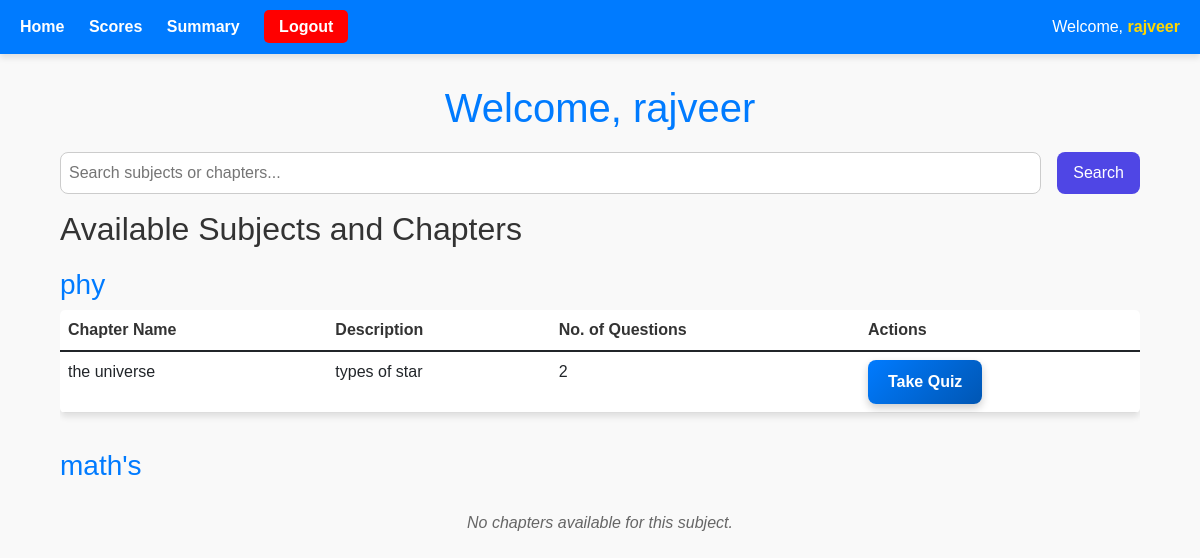
Screenshot of /user/dashboard (signed in) with the database file from the repository.
### app/models/subject.py (models this page shows, shortened)
class Subject(db.Model):
    __tablename__ = 'subjects'
    id = db.Column(db.Integer, primary_key=True)
    name = db.Column(db.String(100), nullable=False)
    created_at = db.Column(db.DateTime, default=datetime.utcnow)
    chapters = db.relationship('Chapter', backref='subject', lazy=True)

class Chapter(db.Model):
    __tablename__ = 'chapters'
    id = db.Column(db.Integer, primary_key=True)
    title = db.Column(db.String(100), nullable=False)
    description = db.Column(db.Text)
    subject_id = db.Column(db.Integer, db.ForeignKey('subjects.id'))
    question_count = db.Column(db.Integer, default=0)
    created_at = db.Column(db.DateTime, default=datetime.utcnow)

### app/controllers/user_controller.py (the view)
@user_bp.route('/dashboard')
def dashboard():
    if 'user_id' not in session:
        flash("Please log in first.", "warning")
        return redirect(url_for('auth.login'))  # Redirect if not logged in
    search_query = request.args.get('search', '')
    if search_query:
        subjects = Subject.query.filter(Subject.name.ilike(f'%{search_query}%')).all()
    else:
        subjects = Subject.query.all()
    chapter_map = {chapter.id: chapter for chapter in Chapter.query.all()}
    quiz_map = {quiz.chapter_id for quiz in Quiz.query.all()}
    for subject in subjects:
        subject.chapters = [chapter_map[chap_id] for chap_id in chapter_map if chapter_map[chap_id].subject_id == subject.id]
        for chapter in subject.chapters:
            chapter.has_quiz = chapter.id in quiz_map  # Efficient check if a quiz exists
    return render_template('user/dashboard.html', subjects=subjects, search_query=search_query, username=session.get('username'))

### app/templates/user/dashboard.html (shortened to what this page needs)
<!DOCTYPE html>
<html lang="en">
<head>
    <link href="https://cdn.jsdelivr.net/npm/bootstrap@5.1.3/dist/css/bootstrap.min.css" rel="stylesheet">
    <link rel="stylesheet" href="{{ url_for('static', filename='css/dashboard.css') }}">
</head>
<body>
    <div class="menu-bar">
        <div class="menu-links">
            <a href="{{ url_for('user.dashboard') }}">Home</a>
            <a href="{{ url_for('user.scores') }}">Scores</a>
            <a href="{{ url_for('user.summary') }}">Summary</a>
            <a href="{{ url_for('auth.logout') }}" class="logout-btn">Logout</a>
        </div>
        <div class="welcome">
            {% if session.get('user_id') %}
                Welcome, <span class="username">{{ session.get('username', 'User') }}</span>
            {% else %}
                Welcome, Guest
            {% endif %}
        </div>
    </div>
    <div class="container">
        <h1 class="dashboard-title">
            {% if session['user_id'] %}
                Welcome, {{ session['username'] }}
            {% else %}
                Welcome to the Dashboard
            {% endif %}
        </h1>
        <form action="{{ url_for('user.dashboard') }}" method="GET" class="search-bar" style="margin-bottom: 1rem; display: flex; gap: 1rem;">
            <input type="text" name="search" placeholder="Search subjects or chapters..." value="{{ request.args.get('search', '') }}"
                   style="padding: 0.5rem; width: 100%; border: 1px solid #ccc; border-radius: 0.5rem;">
            <button type="submit" style="padding: 0.5rem 1rem; background-color: #4f46e5; color: white; border: none; border-radius: 0.5rem; cursor: pointer;">
                 Search
            </button>
        </form>
        <h2>Available Subjects and Chapters</h2>
        {% if subjects %}
            {% for subject in subjects %}
                <h3 class="subject-title">{{ subject.name }}</h3>
                {% if subject.chapters %}
                    <div class="table-responsive">
                        <table class="table">
                            <thead>
                                <tr>
                                    <th>Chapter Name</th>
                                    <th>Description</th>
                                    <th>No. of Questions</th>
                                    <th>Actions</th>
                                </tr>
                            </thead>
                            <tbody>
                                {% for chapter in subject.chapters %}
                                    <tr>
                                        <td>{{ chapter.title }}</td>
                                        <td>{{ chapter.description }}</td>
                                        <td>{{ chapter.question_count }}</td>
                                        <td>
                                            {% if chapter.has_quiz %}
                                                <a href="{{ url_for('user.take_quiz', chapter_id=chapter.id) }}" class="quiz-btn">Take Quiz</a>
                                            {% else %}
                                                <button class="quiz-btn" disabled style="background-color: grey; cursor: not-allowed;">No Quiz Available</button>
                                            {% endif %}
                                        </td>
                                    </tr>
                                {% endfor %}
                            </tbody>
                        </table>
                    </div>
                {% else %}
                    <p class="no-data">No chapters available for this subject.</p>
                {% endif %}
            {% endfor %}
        {% else %}
            <p class="no-data">No subjects available at the moment.</p>
        {% endif %}
    </div>
</body>
</html>

### app/static/css/dashboard.css (style rules this page uses)
body { margin: 0; font-family: 'Arial', sans-serif; background-color: #f9f9f9; color: #333; }
.menu-bar { background-color: #007BFF; color: white; padding: 15px 20px; display: flex; justify-content: space-between; align-items: center; position: sticky; top: 0; width: 100%; z-index: 1000; box-shadow: 0px 4px 6px rgba(0, 0, 0, 0.1); }
.menu-links a { text-decoration: none; color: white; font-weight: bold; margin-right: 20px; transition: 0.3s; }
.logout-btn { background: red; padding: 8px 15px; border-radius: 5px; }
.welcome { font-size: 16px; }
.username { font-weight: bold; color: #FFD700; }
.container { padding: 30px; }
.dashboard-title { color: #007BFF; text-align: center; margin-bottom: 20px; }
.subject-title { color: #007BFF; margin-top: 20px; }
.table { width: 100%; background-color: white; box-shadow: 0 4px 6px rgba(0, 0, 0, 0.1); border-radius: 5px; overflow: hidden; }
th, td { padding: 15px; text-align: left; border-bottom: 1px solid #ddd; }
th { background-color: #f4f4f4; color: #333; }
.quiz-btn { display: inline-block; background: linear-gradient(135deg, #007BFF, #0056b3); color: white; padding: 10px 20px; border-radius: 8px; font-size: 16px; font-weight: bold; text-decoration: none; text-align: center; transition: all 0.3s ease-in-out; box-shadow: 0 4px 8px rgba(0, 0, 0, 0.2); border: none; outline: none; cursor: pointer; }
.no-data { text-align: center; padding: 20px; font-style: italic; color: #666; }

### rows the page displays
Subject: name "phy"
Chapter: title "the universe", description "types of star", question_count "2"
Subject: name "math's", shows "No chapters available for this subject."

### other values shown
{{ session.get('username', 'User') }} "rajveer"
{{ session['username'] }} "rajveer"
